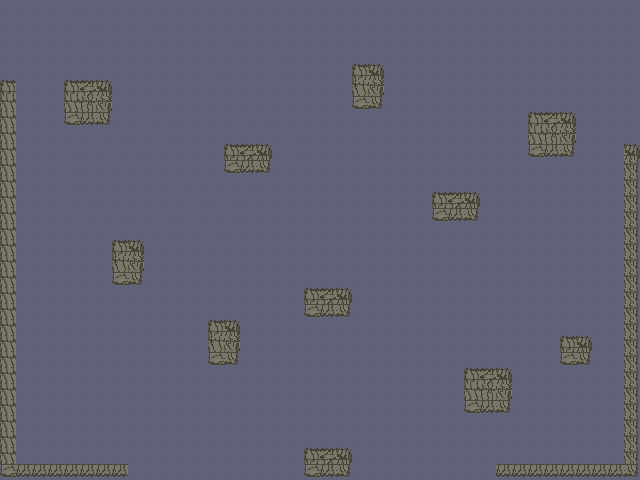

Below is a game level as drawn by its tile map, then a one-line description and the .tmx file that defines it, in full:
An orthogonal 40x30 tile map with 16x16 px tiles, 2 tile layers (Background, Bricks), 2 tilesets and 11 objects (Monster).

<map version="1.0" orientation="orthogonal" renderorder="right-down" width="40" height="30" tilewidth="16" tileheight="16" nextobjectid="66">
 <tileset firstgid="1" name="tiles" tilewidth="16" tileheight="16" spacing="1" tilecount="324" columns="18">
  <image source="../images/tiles.png" width="320" height="320" />
 </tileset>
 <tileset firstgid="325" name="tiles" tilewidth="16" tileheight="16" spacing="1" tilecount="324" columns="18">
  <image source="../images/tiles.png" width="320" height="320" />
 </tileset>
 <layer name="Background" width="40" height="30">
  <data encoding="csv">
73,73,73,73,74,73,73,73,73,73,73,73,73,73,73,73,73,73,73,73,73,73,73,73,73,73,73,73,73,73,73,73,73,73,73,73,73,73,73,73,
73,73,73,73,73,74,73,73,73,74,73,73,73,73,73,73,73,73,73,73,73,73,73,73,73,73,73,73,73,73,73,73,73,73,73,73,73,73,73,73,
73,73,73,73,73,74,73,73,73,73,73,73,73,73,74,73,73,73,73,73,73,73,73,73,73,73,73,73,73,73,73,73,73,73,73,73,73,73,73,73,
73,73,73,73,73,73,73,73,73,73,73,73,73,73,73,73,73,74,73,73,73,73,73,73,73,73,73,73,73,73,73,73,73,73,73,73,73,73,73,73,
73,73,73,73,73,73,73,73,73,73,73,73,73,74,73,73,73,74,73,73,73,73,73,73,73,73,73,73,73,73,73,73,73,73,73,73,73,73,73,73,
73,73,73,73,73,73,73,73,73,73,73,73,73,73,73,73,73,73,73,73,73,73,73,73,73,73,73,73,73,73,73,73,73,73,73,73,73,73,73,73,
73,73,73,73,73,73,74,73,73,74,73,73,73,73,73,73,73,73,73,73,73,73,73,73,73,73,73,73,73,73,73,73,73,73,73,73,73,73,73,73,
73,73,73,73,73,73,74,73,73,74,74,73,73,73,73,74,74,73,73,73,73,73,73,73,73,73,73,73,73,73,73,73,73,73,73,73,73,73,73,73,
73,73,73,73,73,73,74,74,73,73,74,73,73,73,73,73,73,73,74,73,73,73,73,73,73,73,73,73,73,73,73,73,73,73,73,73,73,73,73,73,
73,73,73,73,74,73,73,74,74,73,73,73,73,73,73,73,73,73,74,73,73,73,73,73,73,73,73,73,73,73,73,73,73,73,73,73,73,73,73,73,
73,73,73,73,74,73,73,73,73,73,73,73,73,73,73,74,73,73,73,73,73,73,73,73,73,73,73,73,73,73,73,73,73,73,73,73,73,73,73,73,
73,73,73,73,74,73,73,73,73,73,73,74,74,74,74,74,73,73,73,73,73,73,73,73,73,73,73,73,73,73,73,73,73,73,73,73,73,73,73,73,
73,73,73,73,74,74,73,73,73,73,73,73,74,73,74,73,73,73,73,73,73,73,73,73,73,73,73,73,73,73,73,73,73,73,73,73,73,73,73,73,
73,73,73,73,73,74,74,74,73,73,74,73,74,74,74,73,73,73,73,73,73,73,73,73,73,73,73,73,73,73,73,73,73,73,73,73,73,73,73,73,
73,73,73,73,73,73,73,74,74,74,74,73,73,74,73,73,73,73,73,73,73,73,73,73,73,73,73,73,73,73,73,73,73,73,73,73,73,73,73,73,
73,73,73,73,73,73,73,73,73,73,73,73,73,73,73,73,73,73,73,73,73,73,73,73,73,73,73,73,73,73,73,73,73,73,73,73,73,73,73,73,
73,73,73,73,73,73,73,73,73,73,73,73,73,73,73,73,73,73,73,73,73,73,73,73,73,73,73,73,73,73,73,73,73,73,73,73,73,73,73,73,
73,73,73,73,73,73,73,73,73,73,73,73,73,73,73,73,73,73,73,73,73,73,73,73,73,73,73,73,73,73,73,73,73,73,73,73,73,73,73,73,
73,73,73,73,73,73,73,73,73,73,73,73,73,73,73,73,73,73,73,73,73,73,73,73,73,73,73,73,73,73,73,73,73,73,73,73,73,73,73,73,
73,73,73,73,73,73,73,73,73,73,73,73,73,73,73,73,73,73,73,73,73,73,73,73,73,73,73,73,73,73,73,73,73,73,73,73,73,73,73,73,
73,73,73,73,73,73,73,73,73,73,73,73,73,73,73,73,73,73,73,73,73,73,73,73,73,73,73,73,73,73,73,73,73,73,73,73,73,73,73,73,
73,73,73,73,73,73,73,73,73,73,73,73,73,73,73,73,73,73,73,73,73,73,73,73,73,73,73,73,73,73,73,73,73,73,73,73,73,73,73,73,
73,73,73,73,73,73,73,73,73,73,73,73,73,73,73,73,73,73,73,73,73,73,73,73,73,73,73,73,73,73,73,73,73,73,73,73,73,73,73,73,
73,73,73,73,73,73,73,73,73,73,73,73,73,73,73,73,73,73,73,73,73,73,73,73,73,73,73,73,73,73,73,73,73,73,73,73,73,73,73,73,
73,73,73,73,73,73,73,73,73,73,73,73,73,73,73,73,73,73,73,73,73,73,73,73,73,73,73,73,73,73,73,73,73,73,73,73,73,73,73,73,
73,73,73,73,73,73,73,73,73,73,73,73,73,73,73,73,73,73,73,73,73,73,73,73,73,73,73,73,73,73,73,73,73,73,73,73,73,73,73,73,
73,73,73,73,73,73,73,73,73,73,73,73,73,73,73,73,73,73,73,73,73,73,73,73,73,73,73,73,73,73,73,73,73,73,73,73,73,73,73,73,
73,73,73,73,73,73,73,73,73,73,73,73,73,73,73,73,73,73,73,73,73,73,73,73,73,73,73,73,73,73,73,73,73,73,73,73,73,73,73,73,
73,73,73,73,73,73,73,73,73,73,73,73,73,73,73,73,73,73,73,73,73,73,73,73,73,73,73,73,73,73,73,73,73,73,73,73,73,73,73,73,
73,73,73,73,73,73,73,73,73,73,73,73,73,73,73,73,73,73,73,73,73,73,73,73,73,73,73,73,73,73,73,73,73,73,73,73,73,73,73,73
</data>
 </layer>
 <layer name="Bricks" width="40" height="30">
  <data encoding="csv">
0,0,0,0,0,0,0,0,0,0,0,0,0,0,0,0,0,0,0,0,0,0,0,0,0,0,0,0,0,0,0,0,0,0,0,0,0,0,0,0,
0,0,0,0,0,0,0,0,0,0,0,0,0,0,0,0,0,0,0,0,0,0,0,0,0,0,0,0,0,0,0,0,0,0,0,0,0,0,0,0,
0,0,0,0,0,0,0,0,0,0,0,0,0,0,0,0,0,0,0,0,0,0,0,0,0,0,0,0,0,0,0,0,0,0,0,0,0,0,0,0,
0,0,0,0,0,0,0,0,0,0,0,0,0,0,0,0,0,0,0,0,0,0,0,0,0,0,0,0,0,0,0,0,0,0,0,0,0,0,0,0,
0,0,0,0,0,0,0,0,0,0,0,0,0,0,0,0,0,0,0,0,0,0,1,3,0,0,0,0,0,0,0,0,0,0,0,0,0,0,0,0,
1,0,0,0,1,2,3,0,0,0,0,0,0,0,0,0,0,0,0,0,0,0,37,21,0,0,0,0,0,0,0,0,0,0,0,0,0,0,0,0,
19,0,0,0,19,20,21,0,0,0,0,0,0,0,0,0,0,0,0,0,0,0,55,57,0,0,0,0,0,0,0,0,0,0,0,0,0,0,0,0,
19,0,0,0,55,56,57,0,0,0,0,0,0,0,0,0,0,0,0,0,0,0,0,0,0,0,0,0,0,0,0,0,0,1,2,3,0,0,0,0,
19,0,0,0,0,0,0,0,0,0,0,0,0,0,0,0,0,0,0,0,0,0,0,0,0,0,0,0,0,0,0,0,0,19,20,21,0,0,0,0,
19,0,0,0,0,0,0,0,0,0,0,0,0,0,1,2,3,0,0,0,0,0,0,0,0,0,0,0,0,0,0,0,0,55,56,57,0,0,0,3,
19,0,0,0,0,0,0,0,0,0,0,0,0,0,55,56,57,0,0,0,0,0,0,0,0,0,0,0,0,0,0,0,0,0,0,0,0,0,0,39,
19,0,0,0,0,0,0,0,0,0,0,0,0,0,0,0,0,0,0,0,0,0,0,0,0,0,0,0,0,0,0,0,0,0,0,0,0,0,0,39,
19,0,0,0,0,0,0,0,0,0,0,0,0,0,0,0,0,0,0,0,0,0,0,0,0,0,0,1,2,3,0,0,0,0,0,0,0,0,0,39,
19,0,0,0,0,0,0,0,0,0,0,0,0,0,0,0,0,0,0,0,0,0,0,0,0,0,0,55,56,57,0,0,0,0,0,0,0,0,0,39,
19,0,0,0,0,0,0,0,0,0,0,0,0,0,0,0,0,0,0,0,0,0,0,0,0,0,0,0,0,0,0,0,0,0,0,0,0,0,0,39,
19,0,0,0,0,0,0,1,3,0,0,0,0,0,0,0,0,0,0,0,0,0,0,0,0,0,0,0,0,0,0,0,0,0,0,0,0,0,0,39,
19,0,0,0,0,0,0,37,21,0,0,0,0,0,0,0,0,0,0,0,0,0,0,0,0,0,0,0,0,0,0,0,0,0,0,0,0,0,0,39,
19,0,0,0,0,0,0,55,57,0,0,0,0,0,0,0,0,0,0,0,0,0,0,0,0,0,0,0,0,0,0,0,0,0,0,0,0,0,0,39,
19,0,0,0,0,0,0,0,0,0,0,0,0,0,0,0,0,0,0,1,2,3,0,0,0,0,0,0,0,0,0,0,0,0,0,0,0,0,0,39,
19,0,0,0,0,0,0,0,0,0,0,0,0,0,0,0,0,0,0,55,56,57,0,0,0,0,0,0,0,0,0,0,0,0,0,0,0,0,0,39,
19,0,0,0,0,0,0,0,0,0,0,0,0,1,3,0,0,0,0,0,0,0,0,0,0,0,0,0,0,0,0,0,0,0,0,0,0,0,0,39,
19,0,0,0,0,0,0,0,0,0,0,0,0,37,21,0,0,0,0,0,0,0,0,0,0,0,0,0,0,0,0,0,0,0,0,1,3,0,0,39,
19,0,0,0,0,0,0,0,0,0,0,0,0,55,57,0,0,0,0,0,0,0,0,0,0,0,0,0,0,0,0,0,0,0,0,55,57,0,0,39,
19,0,0,0,0,0,0,0,0,0,0,0,0,0,0,0,0,0,0,0,0,0,0,0,0,0,0,0,0,1,2,3,0,0,0,0,0,0,0,39,
19,0,0,0,0,0,0,0,0,0,0,0,0,0,0,0,0,0,0,0,0,0,0,0,0,0,0,0,0,19,20,21,0,0,0,0,0,0,0,39,
19,0,0,0,0,0,0,0,0,0,0,0,0,0,0,0,0,0,0,0,0,0,0,0,0,0,0,0,0,55,56,57,0,0,0,0,0,0,0,39,
19,0,0,0,0,0,0,0,0,0,0,0,0,0,0,0,0,0,0,0,0,0,0,0,0,0,0,0,0,0,0,0,0,0,0,0,0,0,0,39,
19,0,0,0,0,0,0,0,0,0,0,0,0,0,0,0,0,0,0,0,0,0,0,0,0,0,0,0,0,0,0,0,0,0,0,0,0,0,0,39,
19,0,0,0,0,0,0,0,0,0,0,0,0,0,0,0,0,0,0,1,2,3,0,0,0,0,0,0,0,0,0,0,0,0,0,0,0,0,0,39,
55,56,56,56,56,56,56,56,0,0,0,0,0,0,0,0,0,0,0,55,56,57,0,0,0,0,0,0,0,0,0,56,56,56,56,56,56,56,56,57
</data>
 </layer>
 <objectgroup name="Monster">
  <object id="46" name="Monster" x="304" y="400" width="48" height="48">
   <properties>
    <property name="food" type="int" value="30" />
   </properties>
  </object>
 </objectgroup>
 <objectgroup name="Food">
  <properties>
   <property name="amount" type="int" value="40" />
  </properties>
  <object id="48" x="224" y="144" width="48" height="32" />
  <object id="49" x="112" y="240" width="32" height="48" />
  <object id="55" x="464" y="368" width="48" height="48" />
  <object id="56" x="352" y="64" width="32" height="48" />
  <object id="57" x="528" y="112" width="48" height="48" />
  <object id="58" x="560" y="336" width="32" height="32" />
  <object id="61" x="432" y="192" width="48" height="32" />
  <object id="62" x="64" y="80" width="48" height="48" />
  <object id="63" x="304" y="288" width="48" height="32" />
  <object id="64" x="208" y="320" width="32" height="48" />
 </objectgroup>
 <objectgroup name="Player">
  <properties>
   <property name="fleet" type="int" value="2" />
  </properties>
 </objectgroup>
</map>
